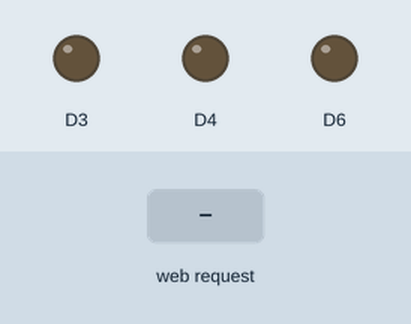
Recording of a program running on a simulated ESP8266 (NodeMCU). Shown: output pins drawn as LEDs (lit = HIGH). Inputs (shaded band) come from the test bench. WiFi joins after 1.5 s; servers stay silent unless stated; what the program prints to the serial monitor is not drawn.

Above: at 1.2 s.
1.3 s: HTTP request GET /LED1ON received
At 1.6 s:
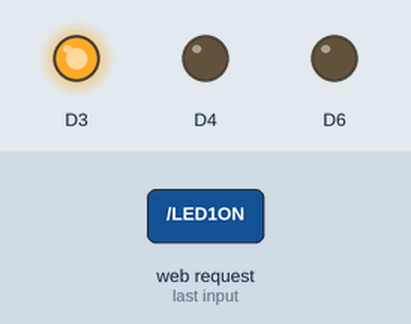
2.8 s: HTTP request GET /LED2ON received
At 4.0 s:
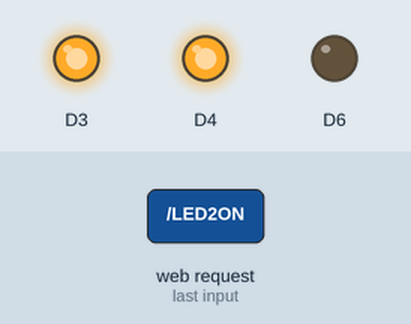
4.3 s: HTTP request GET /LED3ON received
At 5.1 s:
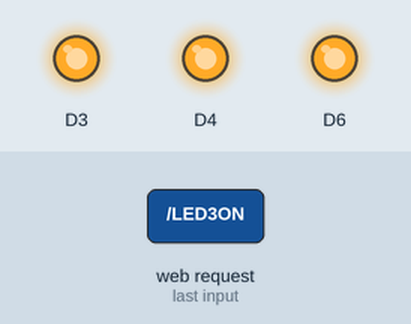
5.8 s: HTTP request GET /LED1OFF received
At 6.2 s:
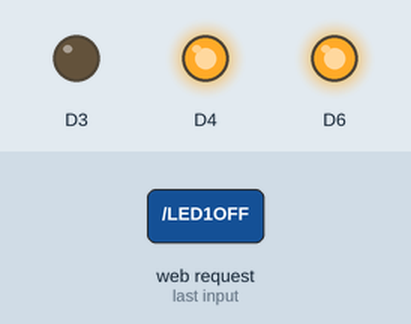
7.3 s: HTTP request GET /LED2OFF received
At 8.5 s:
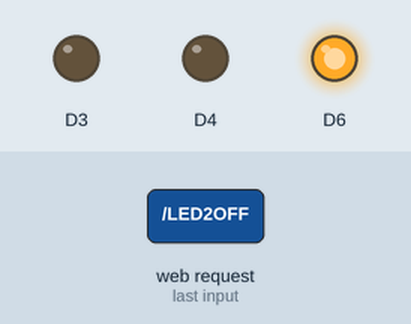
8.8 s: HTTP request GET /LED3OFF received
At 9.7 s:
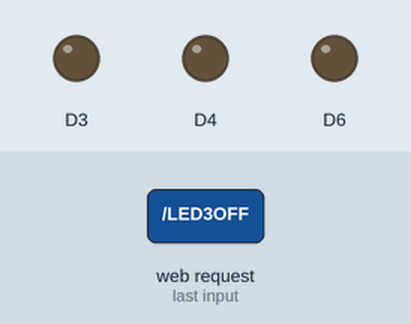
Timing chart, 0 to 11.3 s (numbered marks = the images above; inputs shaded):
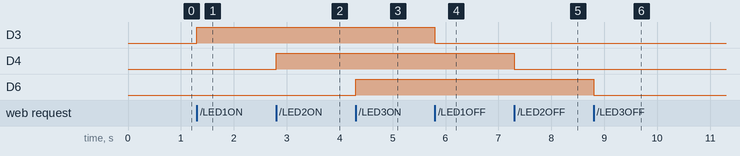

Measured:
- after the input at 1.3 s, D3: LOW → HIGH at once
- after the input at 2.8 s, D4: LOW → HIGH at once
- after the input at 4.3 s, D6: LOW → HIGH at once
- after the input at 5.8 s, D3: HIGH → LOW at once
- after the input at 7.3 s, D4: HIGH → LOW at once
- after the input at 8.8 s, D6: HIGH → LOW at once

The program:

main.cpp
```cpp
#include <Arduino.h>
#include <ESP8266WiFi.h>
#include <WiFiClient.h>
#include <ESP8266WebServer.h>

// put function declarations here:

const char* ssid = "prothotspot";
const char* password = "87654321";

ESP8266WebServer server (80);
String webpage;

void setup() {
  // put your setup code here, to run once:
  Serial.begin(9600);
  delay (10);

  pinMode(D3,OUTPUT);
  pinMode(D4,OUTPUT);
  pinMode(D6,OUTPUT);

  Serial.println();
  Serial.println("konfigurasi akses poin");

  WiFi.mode(WIFI_AP);
  WiFi.begin(ssid,password);

  Serial.println("IP ADDRESS");
  Serial.println(WiFi.softAPIP());

  webpage = "<h1>Web Kontrol ESP8266</h1>";
  webpage += "<h2>Muhammad Lucky Rahman</h2>";
  webpage += "<p>LED 1: <a href=\"/LED1ON\"><button>ON</button></a> <a href=\"/LED1OFF\"><button>OFF</button></a></p>";
  webpage += "<p>LED 2: <a href=\"/LED2ON\"><button>ON</button></a> <a href=\"/LED2OFF\"><button>OFF</button></a></p>";
  webpage += "<p>LED 3: <a href=\"/LED3ON\"><button>ON</button></a> <a href=\"/LED3OFF\"><button>OFF</button></a></p>";

  //TAMPILAN WEB PAGE
  server.on("/",[](){
    server.send(200,"text/html",webpage);
  });
  //merespon perintah masuk
  server.on("/LED1ON", [](){
    digitalWrite(D3,HIGH);
    server.send(200,"text/html",webpage);
  });
  server.on("/LED2ON", [](){
    digitalWrite(D4,HIGH);
    server.send(200,"text/html",webpage);
  });
  server.on("/LED3ON", [](){
    digitalWrite(D6,HIGH);
    server.send(200,"text/html",webpage);
  });

  //mematikan led
  server.on("/LED1OFF", [](){
    digitalWrite(D3,LOW);
    server.send(200,"text/html",webpage);
  });
  server.on("/LED2OFF", [](){
    digitalWrite(D4,LOW);
    server.send(200,"text/html",webpage);
  });
  server.on("/LED3OFF", [](){
    digitalWrite(D6,LOW);
    server.send(200,"text/html",webpage);
  });

  server.begin();
  Serial.println("webserver dijalankan");
}

void loop() {
  // put your main code here, to run repeatedly:
  server.handleClient();
}
```
